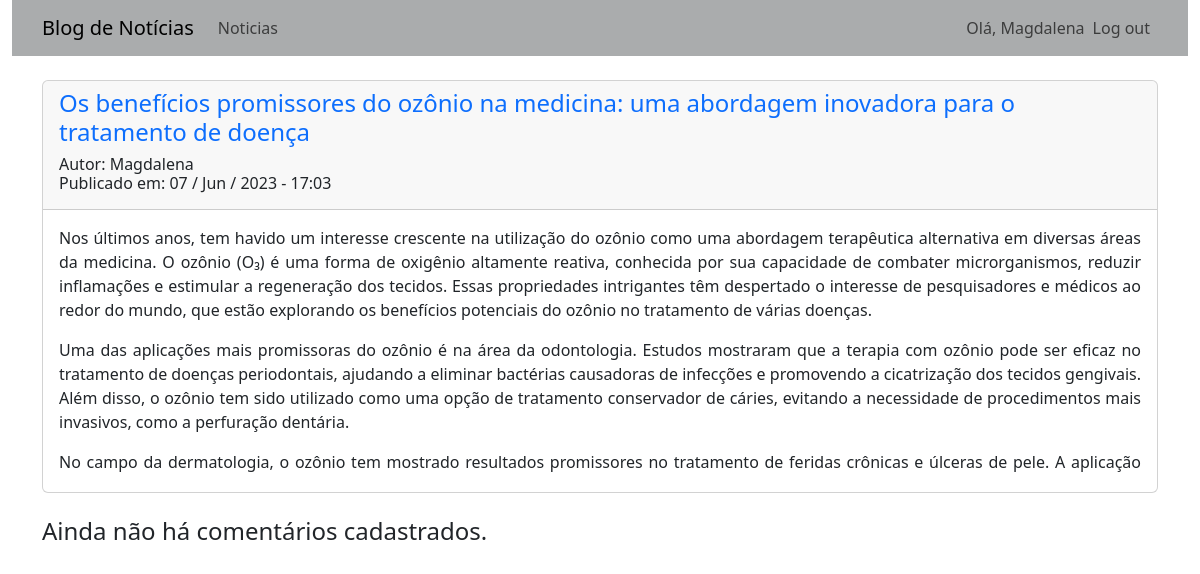
The page /noticias/3 (signed in) on the database its author committed.
### app_noticias/models.py (models this page shows, shortened)
class Noticia(models.Model):
    titulo = models.CharField(max_length=100)
    sub_titulo = models.CharField(max_length=150)
    data_publicacao = models.DateTimeField(auto_now_add=True)
    autor = models.ForeignKey(User, on_delete=models.CASCADE)
    texto = models.TextField()

### app_noticias/views.py (the view)
# urls.py: path('noticias/<int:id>', views.noticia, name='noticia'),
def noticia(request, id):
    template = 'noticias/noticia.html'
    noticia = Noticia.objects.get(id=id)
    comentarios = Comentario.objects.filter(titulo_comentario=id).order_by('-data_comentario')
    context = {
        'noticia': noticia,
        'comentarios': comentarios
        }
    return render(request, template , context)

### app_noticias/templates/noticias/noticia.html
{% extends "noticias/base.html" %}
{% block content %}
    <div class="card">
        <div class="card-header">
            <div class="row">
                <div class="row">
                    <h4 class="text-primary">{{ noticia.titulo}}</h4>
                </div>
                <div class="row" >
                    <h6>
                        Autor: {{ noticia.autor}}
                        <br>
                        Publicado em: {{ noticia.data_publicacao|date:'d / M / Y - H:i' }}
                    </h6>
                </div>
            </div>
        </div>
        <div class="card-body" style="text-align: justify;">
            <div class="overflow-auto" style="max-height: 250px;">
                {{ noticia.texto|linebreaks }}
            </div>
        </div>
    </div>
    <br>
    {% for comentario in comentarios %}
        <div class="card">
            <div class="card-header">
                <div class="row" >
                    <h6>
                        Autor: {{ comentario.autor_comentario}}
                        <br>
                        {{ comentario.data_comentario|date:'d / M / Y - H:i' }}
                    </h6>
                </div>
            </div>
            <div class="card-body" style="text-align: justify;">
                <{{ comentario.texto_comentario}}
            </div>
        </div>
        <br>
    {% empty %}
        <h4>Ainda não há comentários cadastrados.</h4>
    {% endfor %}
{% endblock %}

### app_noticias/templates/noticias/navbar.html (shortened to what this page needs)
<nav class="navbar navbar-expand-md navbar-light" style="background-color: #aaacad;">
  <div class="container-fluid container">
    <a class="navbar-brand" href="{% url 'noticias:index' %}">Blog de Notícias</a>
    <div class="collapse navbar-collapse" id="navbarSupportedContent">
      {% if user.is_authenticated %}
         <ul class="navbar-nav me-auto mb-2 mb-lg-0">
          <li class="nav-item active"><a class="nav-link" href="{% url 'noticias:noticias' %}">Noticias</a></li>
        </ul>
        <ul class="navbar-nav ms-auto mb-2 mb-lg-0">
          <span class="navbar-text"> Olá, {{ user.username }} </span>
          <li class="nav-item"><a class="nav-link" href="#">Log out</a></li>
        </ul>
      {% endif %}
    </div>
  </div>
</nav>

### rows shown on the page
Noticia: titulo "Os benefícios promissores do ozônio na medicina: uma abordagem inovadora para o tratamento de doença", autor "Magdalena", data_publicacao "07 / Jun / 2023 - 17:03", texto "Nos últimos anos, tem havido um interesse crescente na utilização do ozônio como uma abordagem terapêutica alternativa em diversas áreas da medicina. O ozônio (O₃) é uma forma de oxigênio altamente reativa, conhecida por sua capacidade de combater microrganismos, reduzir inflamações e estimular a regeneração dos tecidos. Essas propriedades intrigantes têm despertado o interesse de pesquisadores e médicos ao redor do mundo, que estão explorando os benefícios potenciais do ozônio no tratamento de várias doenças. Uma das aplicações mais promissoras do ozônio é na área da odontologia. Estudos mostraram que a terapia com ozônio pode ser eficaz no tratamento de doenças periodontais, ajudando a…"

### other values the page prints
{{ user.username }} "Magdalena"
